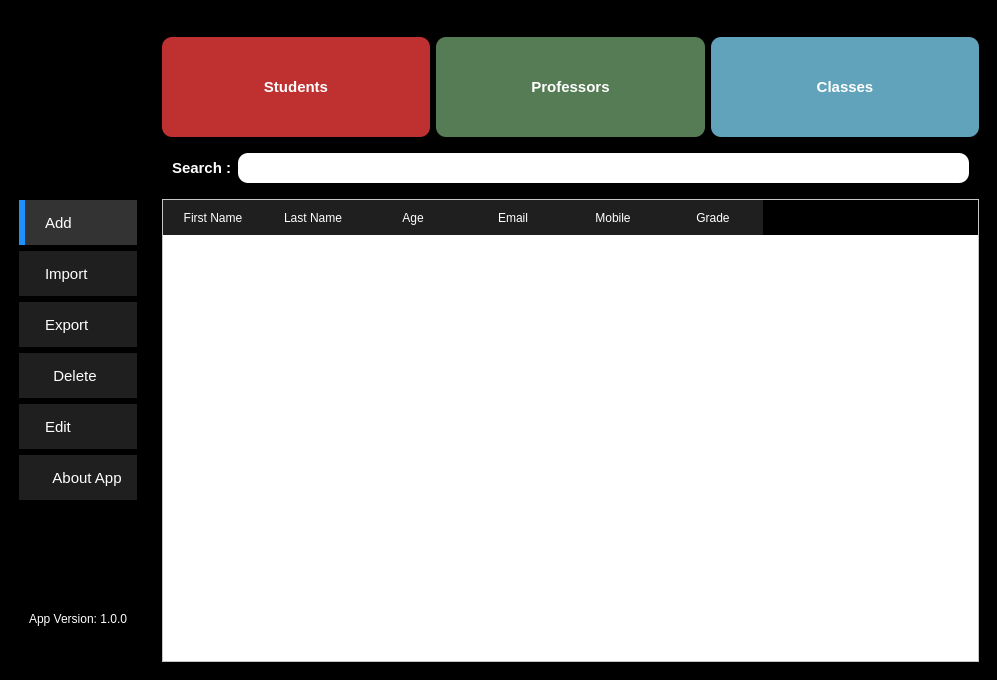
<?xml version="1.0" encoding="UTF-8"?>
<ui version="4.0">
 <class>MainWindow</class>
 <widget class="QMainWindow" name="MainWindow">
  <property name="geometry">
   <rect>
    <x>0</x>
    <y>0</y>
    <width>997</width>
    <height>680</height>
   </rect>
  </property>
  <property name="windowTitle">
   <string>MainWindow</string>
  </property>
  <property name="styleSheet">
   <string notr="true">background-color: rgb(0, 0, 0);</string>
  </property>
  <widget class="QWidget" name="centralwidget">
   <layout class="QHBoxLayout" name="horizontalLayout_3">
    <item>
     <widget class="QFrame" name="frame">
      <property name="maximumSize">
       <size>
        <width>245</width>
        <height>16777215</height>
       </size>
      </property>
      <property name="styleSheet">
       <string notr="true">background-color: transparent;
width:40px;</string>
      </property>
      <property name="frameShape">
       <enum>QFrame::StyledPanel</enum>
      </property>
      <property name="frameShadow">
       <enum>QFrame::Raised</enum>
      </property>
      <property name="lineWidth">
       <number>1</number>
      </property>
      <layout class="QVBoxLayout" name="verticalLayout_2">
       <item>
        <widget class="QLabel" name="label_2">
         <property name="styleSheet">
          <string notr="true"/>
         </property>
         <property name="text">
          <string/>
         </property>
         <property name="pixmap">
          <pixmap>Corporate_Management.png</pixmap>
         </property>
         <property name="scaledContents">
          <bool>true</bool>
         </property>
        </widget>
       </item>
       <item>
        <widget class="QPushButton" name="searchButton">
         <property name="font">
          <font>
           <pointsize>11</pointsize>
          </font>
         </property>
         <property name="cursor">
          <cursorShape>PointingHandCursor</cursorShape>
         </property>
         <property name="styleSheet">
          <string notr="true">#searchButton
{
	text-align:left;
	padding-left:20px;
	border:none;
	border-left:6px solid dodgerblue;
	color:white;	
	background:#333333;
	height:45px
}</string>
         </property>
         <property name="text">
          <string>Add</string>
         </property>
         <property name="icon">
          <iconset>
           <normaloff>:/Images/icons8_Find_User_Male_50px.png</normaloff>:/Images/icons8_Find_User_Male_50px.png</iconset>
         </property>
         <property name="iconSize">
          <size>
           <width>32</width>
           <height>32</height>
          </size>
         </property>
        </widget>
       </item>
       <item>
        <widget class="QPushButton" name="addEmpButton">
         <property name="font">
          <font>
           <pointsize>11</pointsize>
          </font>
         </property>
         <property name="cursor">
          <cursorShape>PointingHandCursor</cursorShape>
         </property>
         <property name="styleSheet">
          <string notr="true">#addEmpButton
{
	text-align:left;
	padding-left:26px;
	border:none;	
	color:white;	
	background:rgb(31,31,31);
	height:45px
}
#addEmpButton:hover
{
	text-align:left;
	padding-left:26px;
	border:none;	
	color:white;	
	background:#333;
}</string>
         </property>
         <property name="text">
          <string>Import</string>
         </property>
         <property name="icon">
          <iconset>
           <normaloff>:/Images/icons8_Add_User_Male_50px.png</normaloff>:/Images/icons8_Add_User_Male_50px.png</iconset>
         </property>
         <property name="iconSize">
          <size>
           <width>32</width>
           <height>32</height>
          </size>
         </property>
        </widget>
       </item>
       <item>
        <widget class="QPushButton" name="updateEmpButton">
         <property name="font">
          <font>
           <pointsize>11</pointsize>
          </font>
         </property>
         <property name="cursor">
          <cursorShape>PointingHandCursor</cursorShape>
         </property>
         <property name="styleSheet">
          <string notr="true">#updateEmpButton
{
	text-align:left;
	padding-left:26px;
	border:none;	
	color:white;	
	background:#1F1F1F;
	height:45px
}
#updateEmpButton:hover
{
	text-align:left;
	padding-left:26px;
	border:none;	
	color:white;	
	background:#333;
}</string>
         </property>
         <property name="text">
          <string>Export</string>
         </property>
         <property name="icon">
          <iconset>
           <normaloff>:/Images/icons8_Registration_50px.png</normaloff>:/Images/icons8_Registration_50px.png</iconset>
         </property>
         <property name="iconSize">
          <size>
           <width>32</width>
           <height>32</height>
          </size>
         </property>
        </widget>
       </item>
       <item>
        <widget class="QPushButton" name="deleteEmpButton">
         <property name="font">
          <font>
           <pointsize>11</pointsize>
          </font>
         </property>
         <property name="cursor">
          <cursorShape>PointingHandCursor</cursorShape>
         </property>
         <property name="styleSheet">
          <string notr="true">#deleteEmpButton
{
	text-align:left;
	padding-left:26px;
	border:none;	
	color:white;	
	background:#1F1F1F;
height:45px}
#deleteEmpButton:hover
{
	text-align:left;
	padding-left:26px;
	border:none;	
	color:white;	
	background:#333;
}</string>
         </property>
         <property name="text">
          <string>  Delete</string>
         </property>
         <property name="icon">
          <iconset>
           <normaloff>:/Images/icons8_Remove_User_Male_50px.png</normaloff>:/Images/icons8_Remove_User_Male_50px.png</iconset>
         </property>
         <property name="iconSize">
          <size>
           <width>32</width>
           <height>32</height>
          </size>
         </property>
        </widget>
       </item>
       <item>
        <widget class="QPushButton" name="techButton">
         <property name="font">
          <font>
           <pointsize>11</pointsize>
          </font>
         </property>
         <property name="cursor">
          <cursorShape>PointingHandCursor</cursorShape>
         </property>
         <property name="styleSheet">
          <string notr="true">#techButton
{
	text-align:left;
	padding-left:26px;
	border:none;	
	color:white;	
	background:#1F1F1F;
	height:45px
}
#techButton:hover
{
	text-align:left;
	padding-left:26px;	
	border:none;	
	color:white;	
	background:#333333;
}</string>
         </property>
         <property name="text">
          <string>Edit</string>
         </property>
         <property name="icon">
          <iconset>
           <normaloff>:/Images/icons8_Hand_50px.png</normaloff>:/Images/icons8_Hand_50px.png</iconset>
         </property>
         <property name="iconSize">
          <size>
           <width>32</width>
           <height>32</height>
          </size>
         </property>
        </widget>
       </item>
       <item>
        <widget class="QPushButton" name="aboutButton">
         <property name="font">
          <font>
           <pointsize>11</pointsize>
          </font>
         </property>
         <property name="cursor">
          <cursorShape>PointingHandCursor</cursorShape>
         </property>
         <property name="styleSheet">
          <string notr="true">#aboutButton
{
	text-align:left;
	padding-left:26px;
	border:none;	
	color:white;	
	background:#1F1F1F;
	height:45px
}
#aboutButton:hover
{
	text-align:left;
	padding-left:26px;	
	border:none;	
	color:white;	
	background:#333333;
}</string>
         </property>
         <property name="text">
          <string>  About App</string>
         </property>
         <property name="icon">
          <iconset>
           <normaloff>:/Images/icons8_Money_50px_1.png</normaloff>:/Images/icons8_Money_50px_1.png</iconset>
         </property>
         <property name="iconSize">
          <size>
           <width>32</width>
           <height>32</height>
          </size>
         </property>
        </widget>
       </item>
       <item>
        <widget class="QFrame" name="frame_4">
         <property name="styleSheet">
          <string notr="true">background-color: rgb(0, 0, 0);</string>
         </property>
         <property name="frameShape">
          <enum>QFrame::StyledPanel</enum>
         </property>
         <property name="frameShadow">
          <enum>QFrame::Raised</enum>
         </property>
         <layout class="QVBoxLayout" name="verticalLayout_3">
          <item>
           <widget class="QFrame" name="frame_5">
            <property name="minimumSize">
             <size>
              <width>0</width>
              <height>50</height>
             </size>
            </property>
            <property name="maximumSize">
             <size>
              <width>16777215</width>
              <height>150</height>
             </size>
            </property>
            <property name="frameShape">
             <enum>QFrame::StyledPanel</enum>
            </property>
            <property name="frameShadow">
             <enum>QFrame::Raised</enum>
            </property>
           </widget>
          </item>
          <item>
           <widget class="QLabel" name="label_9">
            <property name="text">
             <string>&lt;html&gt;&lt;head/&gt;&lt;body&gt;&lt;p align=&quot;center&quot;&gt;&lt;span style=&quot; color:#ffffff;&quot;&gt;App Version: 1.0.0&lt;/span&gt;&lt;/p&gt;&lt;/body&gt;&lt;/html&gt;</string>
            </property>
           </widget>
          </item>
         </layout>
        </widget>
       </item>
      </layout>
     </widget>
    </item>
    <item>
     <widget class="QFrame" name="frame_2">
      <property name="styleSheet">
       <string notr="true">background-color: rgb(221, 221, 221);
background-color: rgb(0, 0, 0);

</string>
      </property>
      <property name="frameShape">
       <enum>QFrame::NoFrame</enum>
      </property>
      <property name="frameShadow">
       <enum>QFrame::Raised</enum>
      </property>
      <layout class="QVBoxLayout" name="verticalLayout">
       <item>
        <layout class="QHBoxLayout" name="horizontalLayout">
         <item>
          <widget class="QPushButton" name="pushButton">
           <property name="cursor">
            <cursorShape>PointingHandCursor</cursorShape>
           </property>
           <property name="acceptDrops">
            <bool>true</bool>
           </property>
           <property name="styleSheet">
            <string notr="true">QPushButton {
	background-color: rgb(191, 49, 49);
	border:none;
	height:100%;
	border-radius: 10px ;
	color:white;
	font-weight: 700;
	font-size: 15px;
	
}</string>
           </property>
           <property name="text">
            <string>Students</string>
           </property>
          </widget>
         </item>
         <item>
          <widget class="QPushButton" name="pushButton_2">
           <property name="cursor">
            <cursorShape>PointingHandCursor</cursorShape>
           </property>
           <property name="styleSheet">
            <string notr="true">background-color:rgb(85, 124, 85);
border:none;
height:100%;
border-radius: 10px ;
color:white;
font-weight: 700;
font-size: 15px</string>
           </property>
           <property name="text">
            <string>Professors</string>
           </property>
          </widget>
         </item>
         <item>
          <widget class="QPushButton" name="pushButton_3">
           <property name="cursor">
            <cursorShape>PointingHandCursor</cursorShape>
           </property>
           <property name="styleSheet">
            <string notr="true">background-color:rgb(97, 163, 186);
border:none;
height:100%;
border-radius: 10px ;
color:white;
font-weight: 700;
font-size: 15px</string>
           </property>
           <property name="text">
            <string>Classes</string>
           </property>
          </widget>
         </item>
        </layout>
       </item>
       <item>
        <widget class="QFrame" name="frame_3">
         <property name="frameShape">
          <enum>QFrame::StyledPanel</enum>
         </property>
         <property name="frameShadow">
          <enum>QFrame::Raised</enum>
         </property>
         <layout class="QHBoxLayout" name="horizontalLayout_2">
          <item>
           <widget class="QLabel" name="label">
            <property name="styleSheet">
             <string notr="true">font-size:20px;
font-weight: 700;
font-size: 15px;
color:white;</string>
            </property>
            <property name="text">
             <string>Search :</string>
            </property>
           </widget>
          </item>
          <item>
           <widget class="QLineEdit" name="lineEdit">
            <property name="styleSheet">
             <string notr="true">background-color: rgb(255, 255, 255);
border-radius: 10px ;
height:30px</string>
            </property>
           </widget>
          </item>
         </layout>
        </widget>
       </item>
       <item>
        <widget class="QTableWidget" name="tableWidget">
         <property name="styleSheet">
          <string notr="true">QTableWidget{
background-color: rgb(255, 255, 255);
}
QHeaderView::section{
background:rgb(31,31,31);
color:white;
border:none;
height:35px
}
</string>
         </property>
         <column>
          <property name="text">
           <string>First Name</string>
          </property>
         </column>
         <column>
          <property name="text">
           <string>Last Name</string>
          </property>
         </column>
         <column>
          <property name="text">
           <string>Age</string>
          </property>
         </column>
         <column>
          <property name="text">
           <string>Email</string>
          </property>
         </column>
         <column>
          <property name="text">
           <string>Mobile</string>
          </property>
         </column>
         <column>
          <property name="text">
           <string>Grade</string>
          </property>
         </column>
        </widget>
       </item>
      </layout>
     </widget>
    </item>
   </layout>
  </widget>
  <widget class="QMenuBar" name="menuBar">
   <property name="geometry">
    <rect>
     <x>0</x>
     <y>0</y>
     <width>997</width>
     <height>22</height>
    </rect>
   </property>
   <widget class="QMenu" name="menuFile">
    <property name="title">
     <string>File</string>
    </property>
   </widget>
   <widget class="QMenu" name="menuView">
    <property name="title">
     <string>View</string>
    </property>
   </widget>
   <widget class="QMenu" name="menuHelp">
    <property name="title">
     <string>Help</string>
    </property>
   </widget>
   <addaction name="menuFile"/>
   <addaction name="menuView"/>
   <addaction name="menuHelp"/>
  </widget>
 </widget>
 <resources/>
 <connections/>
</ui>
